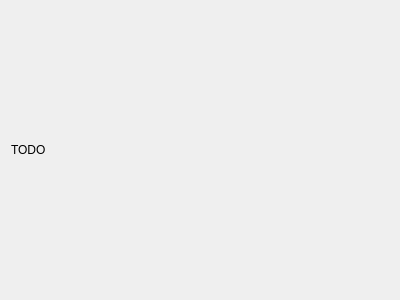
<ui version="4.0" >
 <class>GraphConfigPage</class>
 <widget class="QWidget" name="GraphConfigPage" >
  <property name="geometry" >
   <rect>
    <x>0</x>
    <y>0</y>
    <width>400</width>
    <height>300</height>
   </rect>
  </property>
  <property name="windowTitle" >
   <string>Form</string>
  </property>
  <layout class="QGridLayout" >
   <item row="0" column="0" >
    <widget class="QLabel" name="label" >
     <property name="text" >
      <string>TODO</string>
     </property>
    </widget>
   </item>
  </layout>
 </widget>
 <resources/>
 <connections/>
</ui>
